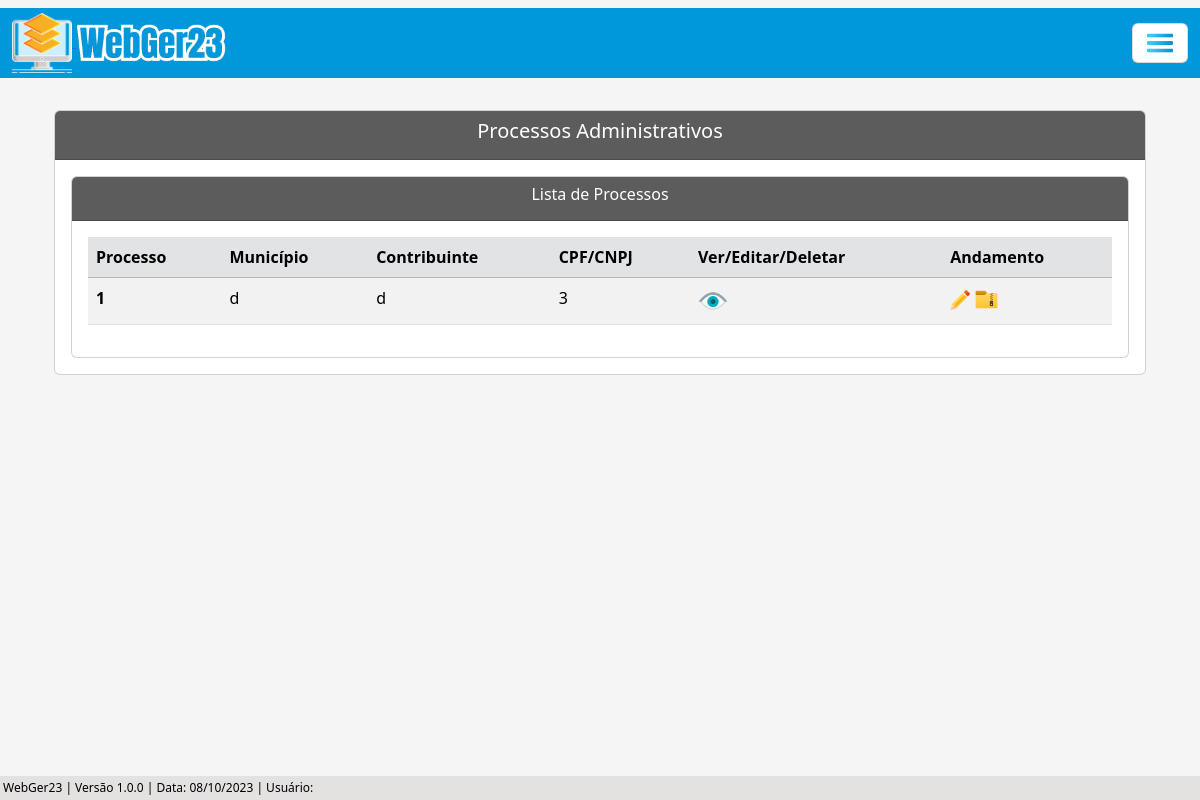
Before: /listar/processo-adm/ with the older database file.
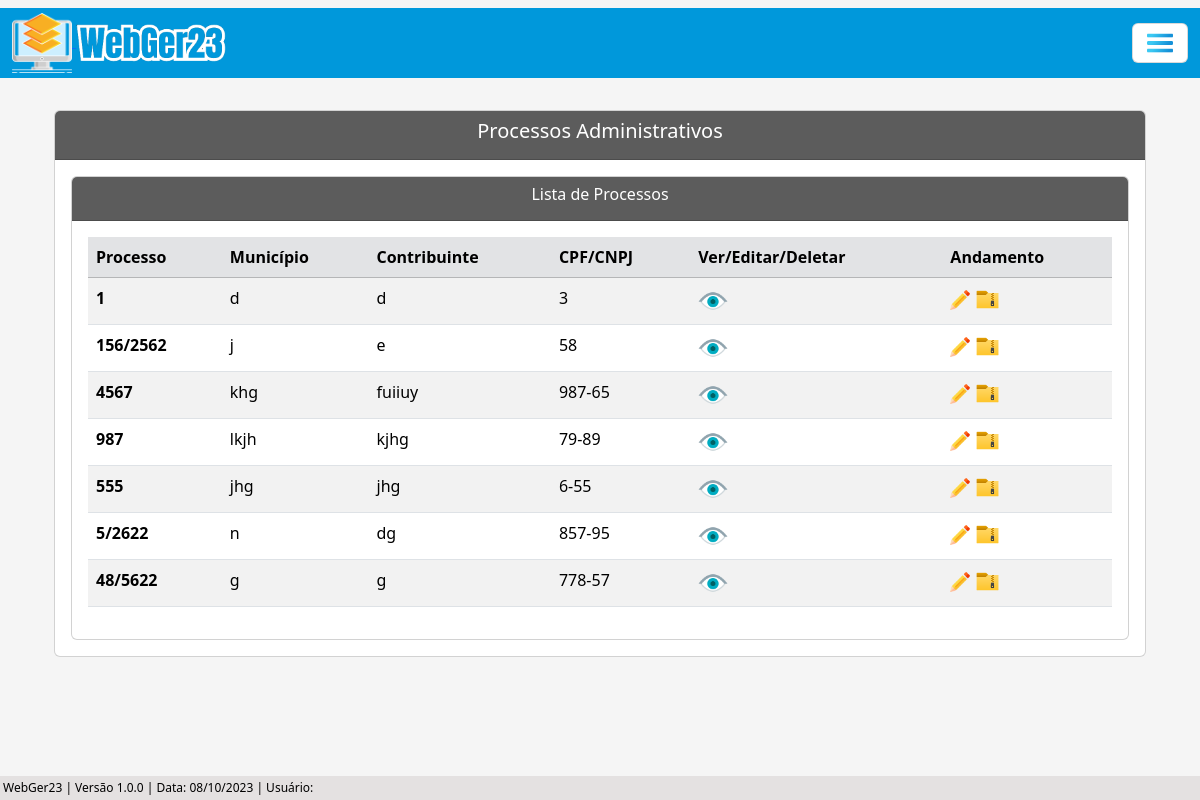
After: the same page with the newer database file.
### processo/models.py (models this page shows, shortened)
class Base(models.Model): # Classe base, será herdada pelas outras classes
    data_criacao = models.DateTimeField('data_criação', auto_now_add=True)
    usuario_criador = models.ForeignKey(get_user_model(), verbose_name='Usuário Criador', on_delete=models.SET_NULL, null=True)
    data_alteracao = models.DateTimeField('Alterado', auto_now=True)
    ativo = models.BooleanField('Ativo?', default=True)
    class Meta:
        abstract = True

class ProcessoAdm(Base):
    tipo_pessoas = (
        ('Física', 'Física'), ('Jurídica', 'Jurídica'),
    )
    numero = models.CharField(unique=True, verbose_name='N°', max_length=10) # Número do processo
    municipio = models.CharField(max_length=50, verbose_name='Município') # Município
    uf = models.CharField(max_length=2) # UF
    data_inicial = models.DateField(blank=True, null=True) # Data Inicial do Período do processo
    data_final = models.DateField(blank=True, null=True) # Data final do Período do processo
    data_div_ativa = models.DateField(blank=True, null=True) # Data dívida ativa
    valor_atributo = models.CharField(max_length=14, blank=True, null=True)  # Valor do atributo
    valor_multa = models.CharField(max_length=14, blank=True, null=True) # Valor da multa
    valor_credito = models.CharField(max_length=14, blank=True, null=True) # Valor do crédito
    valor_atualizado = models.CharField(max_length=14, blank=True, null=True) # Valor do atualizado
    data_valor_atualizado = models.DateField(blank=True, null=True) # Data valor atualizado
    nome_contribuinte = models.CharField(max_length=50)  # Nome / Razão Social
    tipo_pessoa = models.CharField(max_length=50, choices=tipo_pessoas) # Física / Jurídica # Utiliza choices(escolhas) para selecionar o tipo de pessoas
    documento = models.CharField(max_length=20, verbose_name='CPF/CNPJ', unique=True) # CPF / CNPJ
    nome_fantasia = models.CharField(max_length=50, blank=True, null=True) # Nome Fantasia
    email = models.EmailField(max_length=50, blank=True, null=True) # E-mail
    endereco = models.CharField(max_length=150) # Rua
    complemento = models.CharField(max_length=50, blank=True, null=True) # Complemento
    municipio_contribuinte = models.CharField(max_length=50, blank=True, null=True) # Município Contribuinte
    uf_contribuinte = models.CharField(max_length=2, verbose_name='UF', blank=True, null=True) # UF Contribuinte
    cep = models.CharField(max_length=10, blank=True, null=True) # CEP
    telefone = models.CharField(max_length=20, blank=True, null=True) # Telefone
    celular = models.CharField(max_length=20, blank=True, null=True) # Celular

### processo/views.py (the view)
# urls.py: path('listar/processo-adm/', ProcessoAdmList.as_view(), name='proc-adm-list'),
class ProcessoAdmList(ListView):
    model = ProcessoAdm
    template_name = 'processos/lists/processo_adm_list.html'

### processo/templates/processos/lists/processo_adm_list.html (shortened to what this page needs)
{% extends 'index.html' %}
{% load static %}
{% block conteudo %}
    <div class="container p-4">
        <div class="card">
            <div class="card-header text-white" style="background-color: #5c5c5c;">
                <h5 style="text-align: center;">Processos Administrativos</h5>
            </div>
            <div class="card-body">
                <div class="card">
                    <div class="card-header text-white" style="background-color: #5c5c5c;; text-align: center;">
                    <h6>Lista de Processos</h6>
                    </div>
                    <div class="card-body">
                        <div class="table-responsive">
                            <table class="table table-striped" id="tabela-listar">
                                <thead>
                                    <tr class="table-secondary">
                                        <th>Processo</th>
                                        <th>Município</th>
                                        <th>Contribuinte</th>
                                        <th>CPF/CNPJ</th>
                                        <th>Ver/Editar/Deletar</th>
                                        <th>Andamento</th>
                                    </tr>
                                </thead>
                                <tbody>
                                    {% for processo in object_list %}
                                    <tr>
                                        <td><b>{{ processo.numero }}</b></td>
                                        <td>{{ processo.municipio }}</td>
                                        <td>{{ processo.nome_contribuinte }}</td>
                                        <td>{{ processo.documento }}</td>
                                            <td>
                                                <a href="{% url 'proc-adm-view' processo.pk %}"><img src="{% static 'img/olho3.png' %}" width="30"></i></a>
                                            </td>
                                        <td>
                                            <a href="{% url 'andamento-adm-list-update' processo.pk %}"><img src="{% static 'img/botao-editar.png' %}" width="20"></a>
                                            <a href="{% url 'andamento-adm-list' processo.pk %}"><img src="{% static 'img/arquivo.png' %}" width="25"></a>
                                        </td>
                                    </tr>
                                    {% endfor %}
                                </tbody>
                            </table>
                        </div>
                    </div>
                </div>
            </div>
        </div>
    </div>
    <br>
    {% endblock %}

### core/templates/index.html (shortened to what this page needs)
{% load static %}
<!DOCTYPE html>
<html lang="pt-br">
<head>
    <link href="https://cdn.jsdelivr.net/npm/bootstrap@5.3.1/dist/css/bootstrap.min.css" rel="stylesheet">
    <link rel="stylesheet" href="https://cdn.jsdelivr.net/npm/bootstrap-icons@1.10.5/font/bootstrap-icons.css">
    <link rel="stylesheet" href="{% static 'css/estilos.css' %}">
    <link href="https://cdn.datatables.net/v/bs5/dt-1.13.6/datatables.min.css" rel="stylesheet">
</head>
<body>
    {% block menu %}
      <nav class="navbar">
        <div class="container-fluid">
             <a href="{% url 'index' %}"><img src="{% static 'img/logo.png' %}" alt="" width="60"> <img src="{% static 'img/webger.png' %}" alt="" width="150"></a>
          <button class="navbar-toggler" type="button" data-bs-toggle="offcanvas" data-bs-target="#offcanvasNavbar" aria-controls="offcanvasNavbar" aria-label="Toggle navigation" style="background-color: white;">
            <span><img src="{% static 'img/menu.png' %}" width="30"></span>
          </button>
        </div>
      </nav>
    {% endblock %}
    {% block conteudo %}{% endblock %}
    {% block rodape %}
      <div class="rodape">
        WebGer23 | Versão 1.0.0 | Data: {% now 'd/m/Y' %} | Usuário: {{ user.get_full_name }}
      </div>
    {% endblock %}
</body>
</html>

### core/static/css/estilos.css (style rules this page uses)
.container-fluid { background-color: #0098DB; height: 70px; }
body { background-color: whitesmoke; margin: 0; padding: 0; display: flex; flex-direction: column; min-height: 100vh; position: relative; }
.rodape { background-color: rgb(228, 225, 225); color: black; padding: 3px; text-align: left; font-size: 12px; position: absolute; bottom: 0; width: 100%; }

Changed rows visible on the page:
added ProcessoAdm: numero "156/2562", municipio "j", nome_contribuinte "e", documento "58"
added ProcessoAdm: numero "4567", municipio "khg", nome_contribuinte "fuiiuy", documento "987-65"
added ProcessoAdm: numero "987", municipio "lkjh", nome_contribuinte "kjhg", documento "79-89"
added ProcessoAdm: numero "555", municipio "jhg", nome_contribuinte "jhg", documento "6-55"
added ProcessoAdm: numero "5/2622", municipio "n", nome_contribuinte "dg", documento "857-95"
added ProcessoAdm: numero "48/5622", municipio "g", nome_contribuinte "g", documento "778-57"
